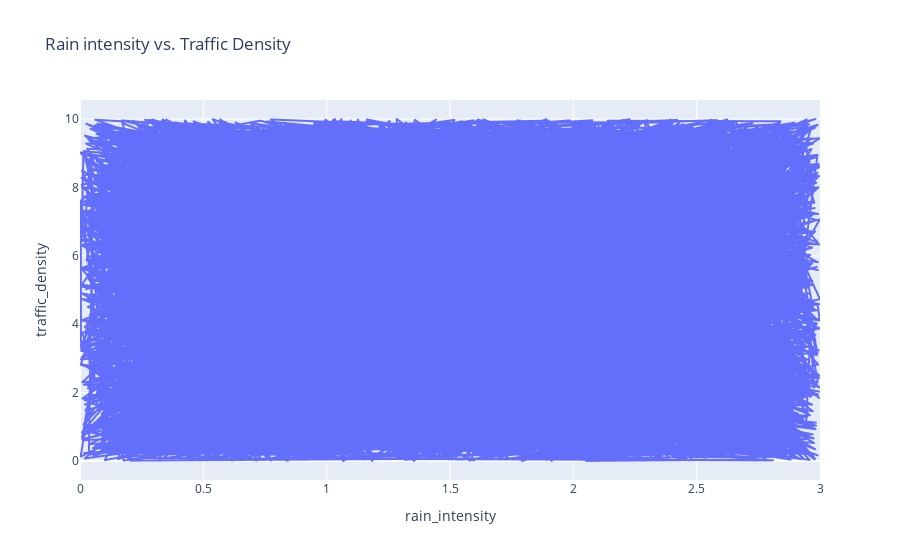

The notebook cell this image was saved under:
### Code cell
fig = px.line(df, x = 'rain_intensity' ,y = 'traffic_density',
              title = 'Rain intensity vs. Traffic Density')
fig.show()

### Figure 1 — Plotly figure (JSON) as saved in the notebook; plotly's stock layout.template omitted (floating-point values rounded to 4 significant figures; data arrays with more than 128 entries replaced by an {"elided": "..."} marker saying what was removed)
{"data": [{"hovertemplate": "rain_intensity=%{x}<br>traffic_density=%{y}<extra></extra>", "legendgroup": "", "line": {"color": "#636efa", "dash": "solid"}, "marker": {"symbol": "circle"}, "mode": "lines", "name": "", "showlegend": false, "type": "scattergl", "x": {"elided": "8756 float values"}, "xaxis": "x", "y": {"elided": "8756 float values"}, "yaxis": "y"}], "layout": {"legend": {"tracegroupgap": 0}, "title": {"text": "Rain intensity vs. Traffic Density"}, "xaxis": {"anchor": "y", "domain": [0, 1], "title": {"text": "rain_intensity"}}, "yaxis": {"anchor": "x", "domain": [0, 1], "title": {"text": "traffic_density"}}}}
